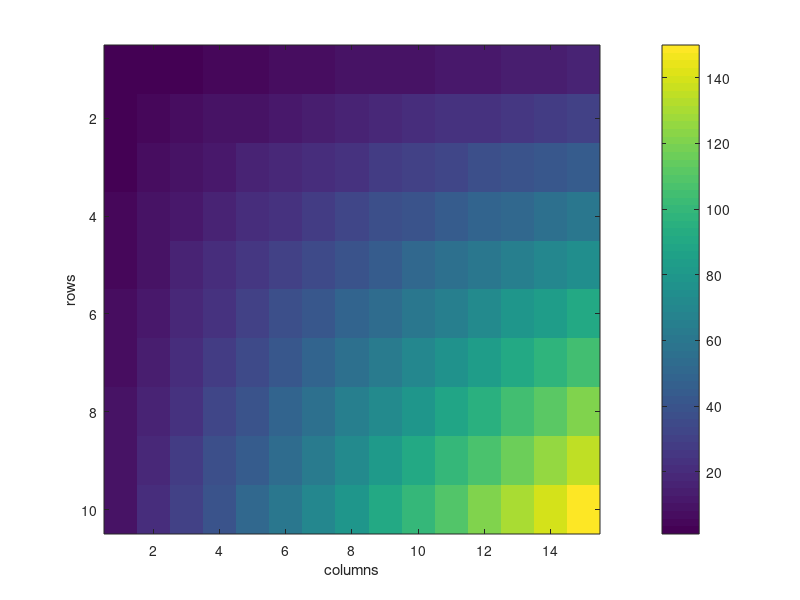
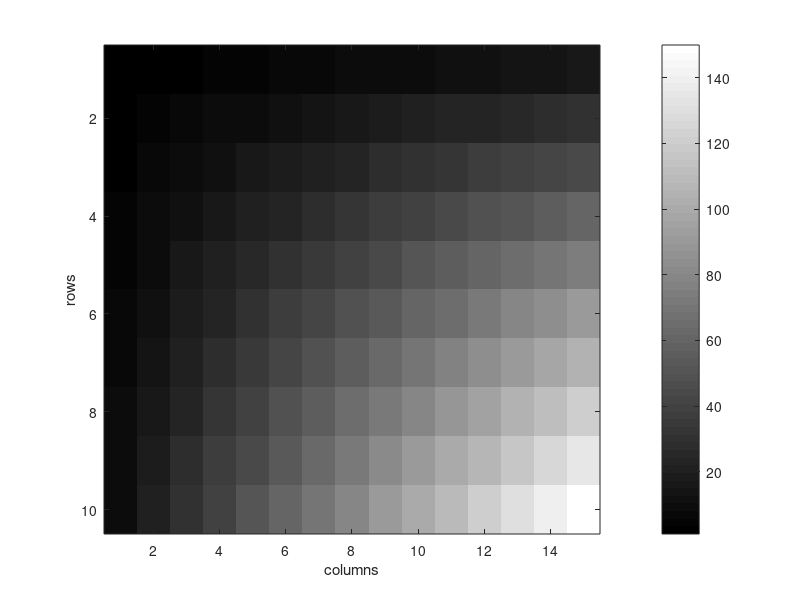

The MATLAB script that drew these images, in order:
r = 10;
c = 15;
img = zeros(r,c);
for i = 1 : r
    for j = 1 : c
        img(i,j) = i*j;
    end
end
img

figure(1);
imagesc(img);
colorbar;
xlabel('columns');
ylabel('rows');

figure(2);
imagesc(img);
colorbar;
colormap(gray);
xlabel('columns');
ylabel('rows');